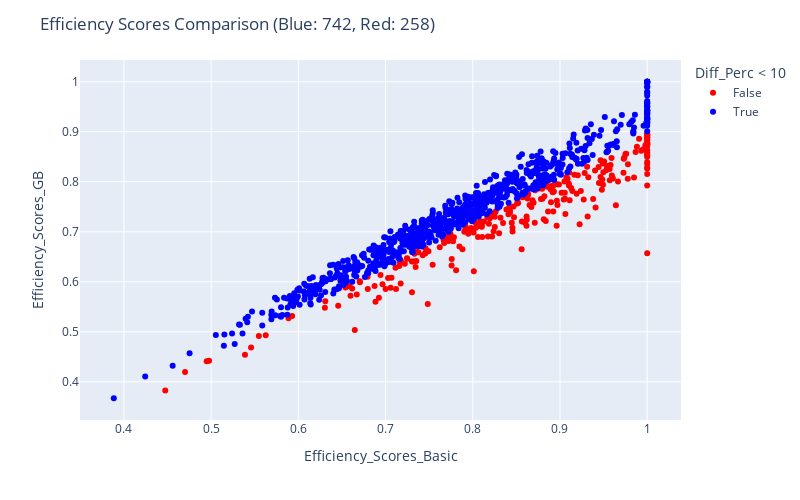

Notebook source saved alongside this figure:
### Code cell
fig = px.scatter(res_gb, x="Efficiency_Scores_Basic", y="Efficiency_Scores_GB", color = "Diff_Perc < 10", color_discrete_map= {True:"blue", False: "red"},
                 hover_data=["Efficiency_Scores_Basic", "Efficiency_Scores_GB", "Diff_Perc"] + [res_gb.index])

fig.update_layout(
    autosize=False,
    width=800,
    height=500,
    title_text=f"Efficiency Scores Comparison (Blue: {blue}, Red: {red})",
)

fig.show()

### Figure 1 — Plotly figure (JSON) as saved in the notebook; plotly's stock layout.template omitted (floating-point values rounded to 4 significant figures; data arrays with more than 128 entries replaced by an {"elided": "..."} marker saying what was removed)
{"data": [{"customdata": {"elided": "258x2 mixed values"}, "hovertemplate": "Diff_Perc < 10=False<br>Efficiency_Scores_Basic=%{x}<br>Efficiency_Scores_GB=%{y}<br>Diff_Perc=%{customdata[0]}<br>index=%{customdata[1]}<extra></extra>", "legendgroup": "False", "marker": {"color": "red", "symbol": "circle"}, "mode": "markers", "name": "False", "orientation": "v", "showlegend": true, "type": "scatter", "x": {"elided": "258 float values"}, "xaxis": "x", "y": {"elided": "258 float values"}, "yaxis": "y"}, {"customdata": {"elided": "742x2 mixed values"}, "hovertemplate": "Diff_Perc < 10=True<br>Efficiency_Scores_Basic=%{x}<br>Efficiency_Scores_GB=%{y}<br>Diff_Perc=%{customdata[0]}<br>index=%{customdata[1]}<extra></extra>", "legendgroup": "True", "marker": {"color": "blue", "symbol": "circle"}, "mode": "markers", "name": "True", "orientation": "v", "showlegend": true, "type": "scatter", "x": {"elided": "742 float values"}, "xaxis": "x", "y": {"elided": "742 float values"}, "yaxis": "y"}], "layout": {"autosize": false, "height": 500, "legend": {"title": {"text": "Diff_Perc < 10"}, "tracegroupgap": 0}, "margin": {"t": 60}, "title": {"text": "Efficiency Scores Comparison (Blue: 742, Red: 258)"}, "width": 800, "xaxis": {"anchor": "y", "autorange": true, "domain": [0, 1], "range": [0.3495, 1.039], "title": {"text": "Efficiency_Scores_Basic"}, "type": "linear"}, "yaxis": {"anchor": "x", "autorange": true, "domain": [0, 1], "range": [0.3237, 1.043], "title": {"text": "Efficiency_Scores_GB"}, "type": "linear"}}}
